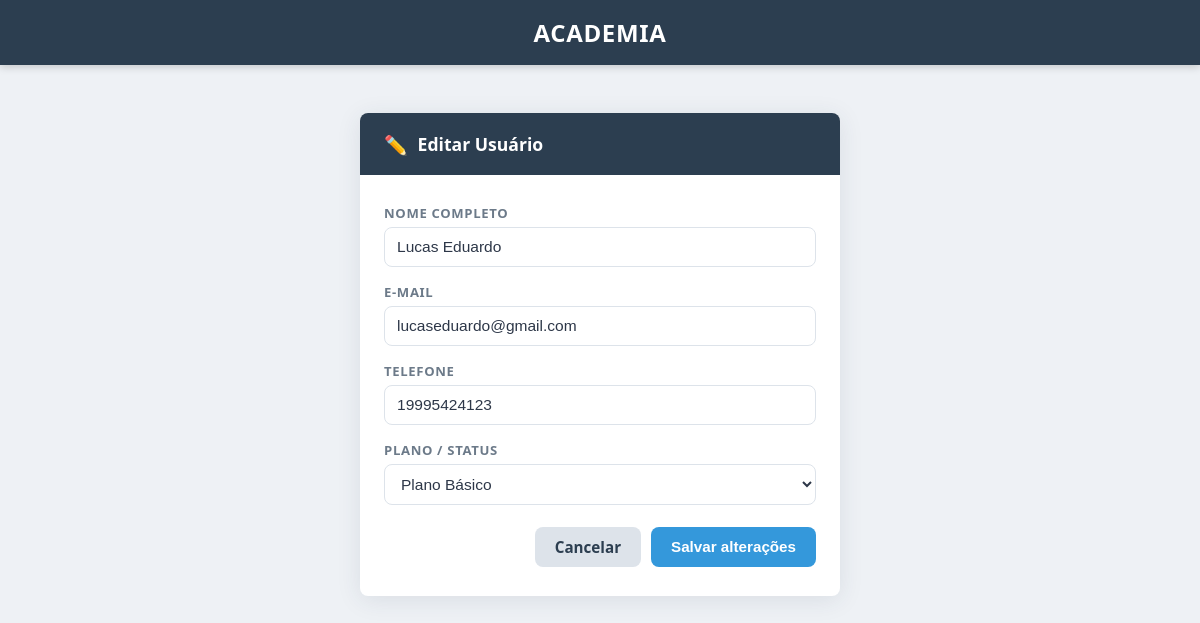
The page /edit.php?id=1 on the database as committed earlier.
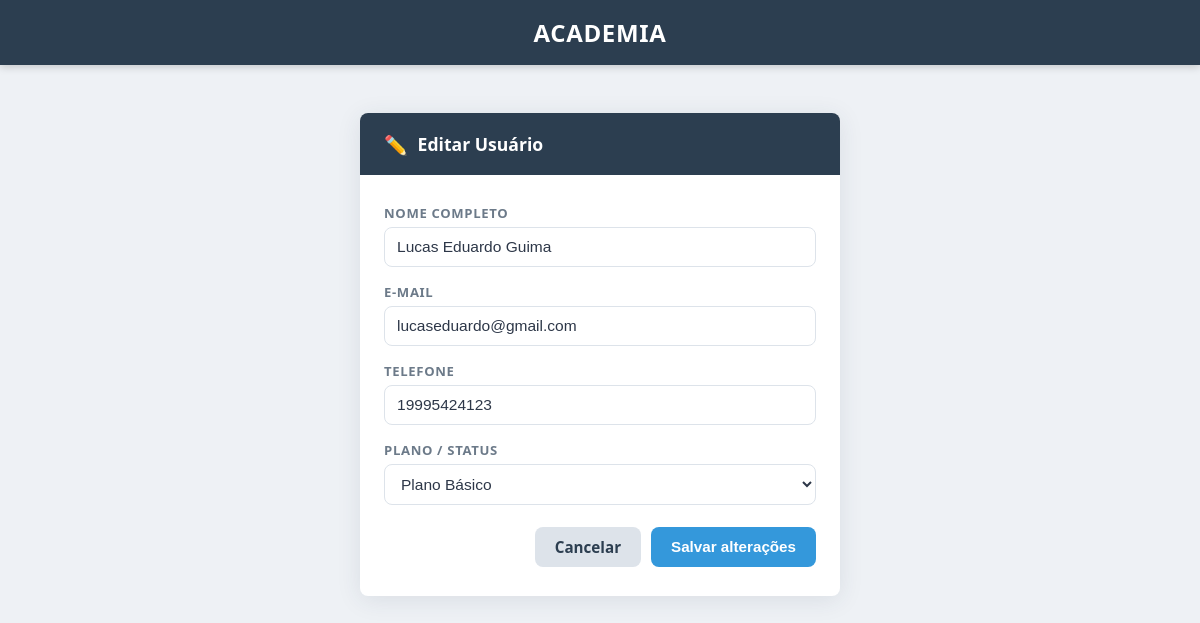
The same page on the database as committed later.
### tables this page shows
CREATE TABLE users (
	id integer primary key autoincrement,
	full_name text not null,
	email text unique not null,
	password text not null,
	phone text,
	created_at date,
	status text
);

### src/Repository/UserRepository.php (called while the page is built, shortened)
<?php
class UserRepository
{
    private PDO $connection;
    public function __construct(PDO $connection)
    {
        $this->connection = $connection;
    }
    public function searchUser(int $id): mixed {
        $sqlUser = "SELECT * FROM users WHERE id = $id;";
        $stmt = $this->connection->query($sqlUser);
        $user = $stmt->fetch(PDO::FETCH_ASSOC);
        return $this->formatUser($user);
    }
    public function formatUser($user){
        return new User(
            $user['id'],
            $user['full_name'],
            $user['email'],
            $user['password'],
            $user['created_at'],
            $user['phone'],
            $user['status']
        );
    }
}

### src/Domain/User.php (called while the page is built, shortened)
<?php
class User {
    private string $full_name;
    private string $email;
    private string $phone;
    private string $status;
    public function __construct(
        ?int $id,
        string $full_name,
        string $email,
        string $password,
        string $date,
        string $phone,
        string $status,
    ) {
        $this->full_name = $full_name;
        $this->email = $email;
        $this->phone = $phone;
        $this->status = $status;
    }
    public function fullName(): string
    {
        return $this->full_name;
    }
    public function email(): string
    {
        return $this->email;
    }
    public function phone(): string
    {
        return $this->phone;
    }
    public function status(): string
    {
        return $this->status;
    }
}

### edit.php (the view, shortened to what this page needs)
<?php
$connection = Connection::getConnection();
$repository = new UserRepository($connection);
$user = $repository->searchUser($_GET['id']);
?>
<!DOCTYPE html>
<html lang="pt-BR">
<head>
  <link rel="stylesheet" href="css/style.css">
</head>
<body>
  <header>
    <h1>Academia</h1>
  </header>
  <main class="page-center">
    <div class="card">
      <div class="card-header">
        <span class="card-icon">✏️</span>
        <h2>Editar Usuário</h2>
      </div>
      <form class="form" action="update.php" method="POST">
        <div class="field-group">
          <label for="name">Nome completo</label>
          <input
            type="text"
            id="name"
            name="name"
            placeholder="Ex: João da Silva"
            value="<?= htmlspecialchars($user->fullName() ?? '') ?>"
            required>
        </div>
        <div class="field-group">
          <label for="email">E-mail</label>
          <input
            type="email"
            id="email"
            name="email"
            placeholder="email@exemplo.com"
            value="<?= htmlspecialchars($user->email() ?? '') ?>"
            required>
        </div>
        <div class="field-group">
          <label for="phone">Telefone</label>
          <input
            type="text"
            id="phone"
            name="phone"
            placeholder="(11) 99999-9999"
            value="<?= htmlspecialchars($user->phone() ?? '') ?>">
        </div>
        <div class="field-group">
          <label for="status">Plano / Status</label>
          <select id="status" name="status">
            <option value="basico"   <?= ($user->status() ?? '') === 'basico'   ? 'selected' : '' ?>>Plano Básico</option>
          </select>
        </div>
        <div class="form-actions">
          <a href="index.php" class="btn btn-secondary">Cancelar</a>
          <button type="submit" class="btn btn-primary">Salvar alterações</button>
        </div>
      </form>
    </div>
  </main>
</body>
</html>

Rows that differ between the two databases and show on the page:
changed users "lucaseduardo@gmail.com": name "Lucas Eduardo" → "Lucas Eduardo Guima"
